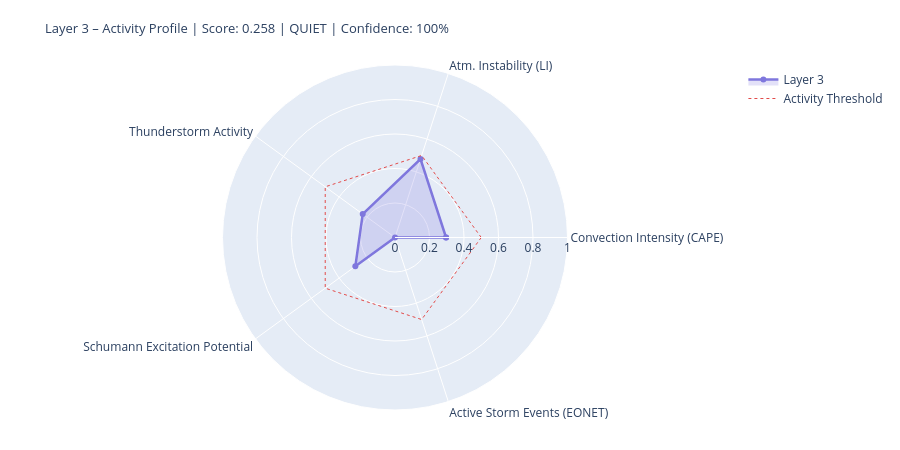

The code cell stored with this chart in its notebook:
### Markdown cell above
---
## 4. State Assessment & Handoff to Layer 4/5

### Code cell
# ============================================================
# LAYER-3-SCORE
# Five dynamic components
# ============================================================

def norm(v, lo, hi):
    if v is None or (isinstance(v, float) and math.isnan(v)): return None
    return round(max(0.0, min(1.0, (v - lo) / (hi - lo))), 4)

# --- 1) Convection intensity (global CAPE mean) ---
cape_mean = df_atm['cape'].dropna().mean() if not df_atm.empty else None
conv_score = norm(cape_mean, 0, 3000)
conv_src   = 'primary' if cape_mean is not None else 'missing'

# --- 2) Atmospheric instability (LI mean) ---
li_mean   = df_atm['li'].dropna().mean() if not df_atm.empty else None
# Negative LI = unstable → higher score
instab_score = norm(-li_mean if li_mean is not None else None, -6, 6)
instab_src   = 'primary' if li_mean is not None else 'missing'

# --- 3) Thunderstorm activity (mean thunder score + WMO count) ---
thunder_mean = df_atm['thunder_score'].mean() if not df_atm.empty else None
n_thunder    = int(df_atm['thunderstorm'].sum()) if not df_atm.empty else 0
thunder_score_val = norm(
    (thunder_mean or 0) * 0.7 + n_thunder * 0.1, 0, 1.0
) if thunder_mean is not None else None
thunder_src = 'primary'

# --- 4) Schumann excitation potential (weighted Schumann contribution) ---
schumann_pot = df_atm['schumann_contribution'].mean() if not df_atm.empty else None
# Boosted by Layer-2 thunderstorm trigger
if schumann_pot is not None and l2_thunder:
    schumann_pot = min(1.0, schumann_pot * 1.2)
schumann_score = norm(schumann_pot, 0, 1.0) if schumann_pot is not None else None
schumann_src   = 'derived'

# --- 5) Storm activity (NASA EONET) ---
# Distinction: None = data not loaded, 0.0 = loaded but no events
storm_score = None
storm_src   = 'missing'
if raw.get('storms') is not None:          # API reached successfully
    storm_score = norm(len(storm_events), 0, 30) if storm_events else 0.0
    storm_src   = 'primary'

# X-Ray and Kp: context only, not in dynamic score
# (X-Ray = Layer-0/4 driver; Kp = geomagnetic index, not a lightning proxy)
xray_context = None
if raw.get('xray'):
    df_xc = pd.DataFrame(raw['xray'])
    fc = next((c for c in df_xc.columns
               if any(k in c.lower() for k in ['flux','long']) and 'time' not in c.lower()),
              df_xc.columns[1])
    df_xc[fc] = pd.to_numeric(df_xc[fc], errors='coerce')
    xray_last = df_xc[fc].dropna().iloc[-1] if not df_xc[fc].dropna().empty else None
    if xray_last:
        xray_class = ('X' if xray_last>=1e-4 else 'M' if xray_last>=1e-5
                      else 'C' if xray_last>=1e-6 else 'B')
        xray_context = {'flux': float(xray_last), 'class': xray_class}
        print(f'X-Ray context: {xray_class}-class ({xray_last:.2e} W/m²)')

# --- Aggregate ---
COMPONENTS = {
    'Convection Intensity (CAPE)':  {'score': conv_score,       'source': conv_src,    'dynamic': True},
    'Atm. Instability (LI)':         {'score': instab_score,     'source': instab_src,  'dynamic': True},
    'Thunderstorm Activity':              {'score': thunder_score_val, 'source': thunder_src, 'dynamic': True},
    'Schumann Excitation Potential':   {'score': schumann_score,   'source': schumann_src,'dynamic': True},
    'Active Storm Events (EONET)': {'score': storm_score,      'source': storm_src,   'dynamic': True},
}

available   = {k: v['score'] for k, v in COMPONENTS.items() if v['score'] is not None}
unavailable = [k for k, v in COMPONENTS.items() if v['score'] is None]
layer3_score = round(sum(available.values()) / len(available), 4) if available else None
confidence   = round(len(available) / len(COMPONENTS), 2)
level = ('unknown' if layer3_score is None
         else 'quiet'   if layer3_score < 0.3
         else 'moderate' if layer3_score < 0.6
         else 'active')
dominant_l3 = max(available, key=available.get) if available else 'none'

# --- Ausgabe ---
W = 68
print('=' * W)
print('LAYER 3 – ATMOSPHERE / WEATHER / THUNDERSTORMS – STATE ASSESSMENT')
print('=' * W)
for name, comp in COMPONENTS.items():
    s = comp['score']
    if s is not None:
        bar = '█' * int(s * 20) + '░' * (20 - int(s * 20))
        print(f'  {name:<36} {bar}  {s:.3f}  [{comp["source"]}]')
    else:
        print(f'  {name:<36} {"─" * 20}  n/a   [missing]')
print('-' * W)
print(f'  Score:        {layer3_score:.3f}  ({len(available)}/{len(COMPONENTS)} components)')
print(f'  Confidence:   {confidence:.0%}')
print(f'  Level:        {level.upper()}')
print(f'  Dominant:     {dominant_l3}')
print(f'  CAPE mean:    {cape_mean:.0f} J/kg' if cape_mean else '  CAPE mean:    n/a')
print(f'  LI mean:      {li_mean:.1f} K' if li_mean is not None else '  LI mean:      n/a')
print(f'  Thunderstorms:{n_thunder} points (WMO)  +  {len(storm_events)} NASA EONET')
print('=' * W)

# Radar
cats   = list(available.keys())
vals_r = list(available.values())
if len(cats) >= 3:
    fig = go.Figure()
    fig.add_trace(go.Scatterpolar(
        r=vals_r + [vals_r[0]], theta=cats + [cats[0]],
        fill='toself', fillcolor='rgba(127,119,221,0.22)',
        line=dict(color='#7F77DD', width=2.5), name='Layer 3'
    ))
    fig.add_trace(go.Scatterpolar(
        r=[0.5] * (len(cats)+1), theta=cats + [cats[0]],
        line=dict(color='#E24B4A', dash='dot', width=1),
        mode='lines', name='Activity Threshold'
    ))
    fig.update_layout(
        title=dict(
            text=f'Layer 3 – Activity Profile | Score: {layer3_score:.3f} | {level.upper()} | Confidence: {confidence:.0%}',
            font=dict(size=13)
        ),
        polar=dict(radialaxis=dict(visible=True, range=[0, 1])),
        height=450, showlegend=True,
        margin=dict(l=60, r=60, t=65, b=40)
    )
    fig.show()

### Figure 1 — Plotly figure (JSON) as saved in the notebook; plotly's stock layout.template omitted (floating-point values rounded to 4 significant figures)
{"data": [{"fill": "toself", "fillcolor": "rgba(127,119,221,0.22)", "line": {"color": "#7F77DD", "width": 2.5}, "name": "Layer 3", "r": [0.296, 0.4783, 0.2313, 0.2842, 0.0, 0.296], "theta": ["Convection Intensity (CAPE)", "Atm. Instability (LI)", "Thunderstorm Activity", "Schumann Excitation Potential", "Active Storm Events (EONET)", "Convection Intensity (CAPE)"], "type": "scatterpolar"}, {"line": {"color": "#E24B4A", "dash": "dot", "width": 1}, "mode": "lines", "name": "Activity Threshold", "r": [0.5, 0.5, 0.5, 0.5, 0.5, 0.5], "theta": ["Convection Intensity (CAPE)", "Atm. Instability (LI)", "Thunderstorm Activity", "Schumann Excitation Potential", "Active Storm Events (EONET)", "Convection Intensity (CAPE)"], "type": "scatterpolar"}], "layout": {"height": 450, "margin": {"b": 40, "l": 60, "r": 60, "t": 65}, "polar": {"radialaxis": {"range": [0, 1], "visible": true}}, "showlegend": true, "title": {"font": {"size": 13}, "text": "Layer 3 – Activity Profile | Score: 0.258 | QUIET | Confidence: 100%"}}}
